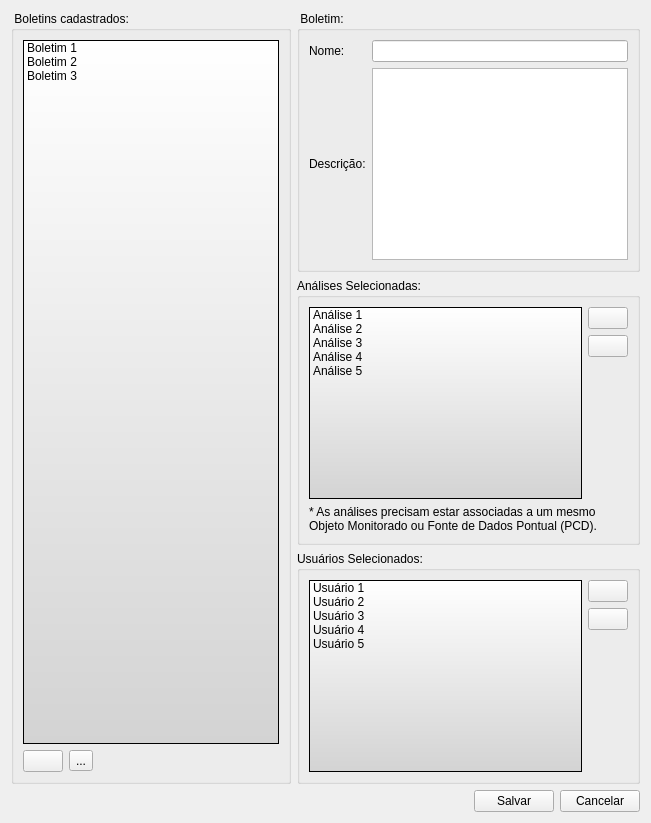
      <widget class="QWidget" name="BulletinsTab">
       <attribute name="title">
        <string>Boletim</string>
       </attribute>
       <layout class="QGridLayout">
        <item row="0" column="0" rowspan="3">
         <widget class="QGroupBox" name="groupBox_27">
          <property name="title">
           <string> Boletins cadastrados: </string>
          </property>
          <layout class="QVBoxLayout">
           <item>
            <widget class="QListWidget" name="BulletinListWidget">
             <property name="minimumSize">
              <size>
               <width>180</width>
               <height>0</height>
              </size>
             </property>
             <property name="styleSheet">
              <string>background: qlineargradient(x1: 0, y1: 0, x2: 0, y2: 1, stop: 0 white, stop: 1 lightgray);</string>
             </property>
             <item>
              <property name="text">
               <string>Boletim 1</string>
              </property>
              <property name="icon">
               <iconset resource="icons.qrc">
                <normaloff>:/data/icons/boletim.png</normaloff>:/data/icons/boletim.png</iconset>
              </property>
             </item>
             <item>
              <property name="text">
               <string>Boletim 2</string>
              </property>
              <property name="icon">
               <iconset resource="icons.qrc">
                <normaloff>:/data/icons/boletim.png</normaloff>:/data/icons/boletim.png</iconset>
              </property>
             </item>
             <item>
              <property name="text">
               <string>Boletim 3</string>
              </property>
              <property name="icon">
               <iconset resource="icons.qrc">
                <normaloff>:/data/icons/boletim.png</normaloff>:/data/icons/boletim.png</iconset>
              </property>
             </item>
            </widget>
           </item>
           <item>
            <layout class="QHBoxLayout">
             <item>
              <widget class="QPushButton" name="BulletinAddBulletinBtn">
               <property name="toolTip">
                <string>&lt;html&gt;&lt;head/&gt;&lt;body&gt;&lt;p&gt;Adiciona novo boletim&lt;/p&gt;&lt;/body&gt;&lt;/html&gt;</string>
               </property>
               <property name="text">
                <string/>
               </property>
               <property name="icon">
                <iconset resource="icons.qrc">
                 <normaloff>:/data/icons/add-boletim.png</normaloff>:/data/icons/add-boletim.png</iconset>
               </property>
              </widget>
             </item>
             <item>
              <widget class="QToolButton" name="BulletinRemoveBulletinBtn">
               <property name="toolTip">
                <string>&lt;html&gt;&lt;head/&gt;&lt;body&gt;&lt;p&gt;Remove o boletim selecionado&lt;/p&gt;&lt;/body&gt;&lt;/html&gt;</string>
               </property>
               <property name="text">
                <string>...</string>
               </property>
               <property name="icon">
                <iconset resource="icons.qrc">
                 <normaloff>:/data/icons/remover-boletim.png</normaloff>:/data/icons/remover-boletim.png</iconset>
               </property>
              </widget>
             </item>
             <item>
              <spacer>
               <property name="orientation">
                <enum>Qt::Horizontal</enum>
               </property>
               <property name="sizeHint" stdset="0">
                <size>
                 <width>40</width>
                 <height>20</height>
                </size>
               </property>
              </spacer>
             </item>
            </layout>
           </item>
          </layout>
         </widget>
        </item>
        <item row="0" column="1">
         <widget class="QGroupBox" name="groupBox_35">
          <property name="title">
           <string> Boletim: </string>
          </property>
          <layout class="QGridLayout">
           <item row="0" column="0">
            <widget class="QLabel" name="label_139">
             <property name="text">
              <string>Nome:</string>
             </property>
            </widget>
           </item>
           <item row="0" column="1">
            <widget class="QLineEdit" name="BulletinFullName"/>
           </item>
           <item row="1" column="0">
            <widget class="QLabel" name="label_140">
             <property name="text">
              <string>Descrição:</string>
             </property>
            </widget>
           </item>
           <item row="1" column="1">
            <widget class="QTextEdit" name="buletinDescription"/>
           </item>
          </layout>
         </widget>
        </item>
        <item row="1" column="1">
         <widget class="QGroupBox" name="groupBox_28">
          <property name="title">
           <string>Análises Selecionadas:</string>
          </property>
          <layout class="QGridLayout">
           <item row="0" column="1">
            <widget class="QPushButton" name="addAnalysisBulletinBtn">
             <property name="text">
              <string/>
             </property>
             <property name="icon">
              <iconset resource="../../admin/ui/icons.qrc">
               <normaloff>:/global/icons/add.png</normaloff>:/global/icons/add.png</iconset>
             </property>
            </widget>
           </item>
           <item row="1" column="1">
            <widget class="QPushButton" name="removeAnalysisBulletinBtn">
             <property name="text">
              <string/>
             </property>
             <property name="icon">
              <iconset resource="../../admin/ui/icons.qrc">
               <normaloff>:/global/icons/remove.png</normaloff>:/global/icons/remove.png</iconset>
             </property>
            </widget>
           </item>
           <item row="2" column="1">
            <spacer>
             <property name="orientation">
              <enum>Qt::Vertical</enum>
             </property>
             <property name="sizeHint" stdset="0">
              <size>
               <width>20</width>
               <height>40</height>
              </size>
             </property>
            </spacer>
           </item>
           <item row="0" column="0" rowspan="3">
            <widget class="QListWidget" name="analysisBulletinListWidget">
             <property name="styleSheet">
              <string>background: qlineargradient(x1: 0, y1: 0, x2: 0, y2: 1, stop: 0 white, stop: 1 lightgray);</string>
             </property>
             <item>
              <property name="text">
               <string>Análise 1</string>
              </property>
              <property name="icon">
               <iconset resource="icons.qrc">
                <normaloff>:/data/icons/add_analise_plano risco.png</normaloff>:/data/icons/add_analise_plano risco.png</iconset>
              </property>
             </item>
             <item>
              <property name="text">
               <string>Análise 2</string>
              </property>
              <property name="icon">
               <iconset resource="icons.qrc">
                <normaloff>:/data/icons/add_analise_plano risco.png</normaloff>:/data/icons/add_analise_plano risco.png</iconset>
              </property>
             </item>
             <item>
              <property name="text">
               <string>Análise 3</string>
              </property>
              <property name="icon">
               <iconset resource="icons.qrc">
                <normaloff>:/data/icons/add_analise_plano risco.png</normaloff>:/data/icons/add_analise_plano risco.png</iconset>
              </property>
             </item>
             <item>
              <property name="text">
               <string>Análise 4</string>
              </property>
              <property name="icon">
               <iconset resource="icons.qrc">
                <normaloff>:/data/icons/add_analise_plano risco.png</normaloff>:/data/icons/add_analise_plano risco.png</iconset>
              </property>
             </item>
             <item>
              <property name="text">
               <string>Análise 5</string>
              </property>
              <property name="icon">
               <iconset resource="icons.qrc">
                <normaloff>:/data/icons/add_analise_plano risco.png</normaloff>:/data/icons/add_analise_plano risco.png</iconset>
              </property>
             </item>
            </widget>
           </item>
           <item row="3" column="0" colspan="2">
            <widget class="QLabel" name="label_81">
             <property name="text">
              <string>* As análises precisam estar associadas a um mesmo Objeto Monitorado ou Fonte de Dados Pontual (PCD).</string>
             </property>
             <property name="wordWrap">
              <bool>true</bool>
             </property>
            </widget>
           </item>
          </layout>
         </widget>
        </item>
        <item row="2" column="1">
         <widget class="QGroupBox" name="groupBox_29">
          <property name="title">
           <string>Usuários Selecionados:</string>
          </property>
          <layout class="QGridLayout">
           <item row="0" column="1">
            <widget class="QPushButton" name="addUsersBulletinBtn">
             <property name="text">
              <string/>
             </property>
             <property name="icon">
              <iconset resource="../../admin/ui/icons.qrc">
               <normaloff>:/global/icons/add.png</normaloff>:/global/icons/add.png</iconset>
             </property>
            </widget>
           </item>
           <item row="1" column="1">
            <widget class="QPushButton" name="removeUsersBulletinBtn">
             <property name="text">
              <string/>
             </property>
             <property name="icon">
              <iconset resource="../../admin/ui/icons.qrc">
               <normaloff>:/global/icons/remove.png</normaloff>:/global/icons/remove.png</iconset>
             </property>
            </widget>
           </item>
           <item row="2" column="1">
            <spacer>
             <property name="orientation">
              <enum>Qt::Vertical</enum>
             </property>
             <property name="sizeHint" stdset="0">
              <size>
               <width>20</width>
               <height>40</height>
              </size>
             </property>
            </spacer>
           </item>
           <item row="0" column="0" rowspan="3">
            <widget class="QListWidget" name="userBulletinListWidget">
             <property name="styleSheet">
              <string>background: qlineargradient(x1: 0, y1: 0, x2: 0, y2: 1, stop: 0 white, stop: 1 lightgray);</string>
             </property>
             <item>
              <property name="text">
               <string>Usuário 1</string>
              </property>
              <property name="icon">
               <iconset resource="icons.qrc">
                <normaloff>:/data/icons/usuario.png</normaloff>:/data/icons/usuario.png</iconset>
              </property>
             </item>
             <item>
              <property name="text">
               <string>Usuário 2</string>
              </property>
              <property name="icon">
               <iconset resource="icons.qrc">
                <normaloff>:/data/icons/usuario.png</normaloff>:/data/icons/usuario.png</iconset>
              </property>
             </item>
             <item>
              <property name="text">
               <string>Usuário 3</string>
              </property>
              <property name="icon">
               <iconset resource="icons.qrc">
                <normaloff>:/data/icons/usuario.png</normaloff>:/data/icons/usuario.png</iconset>
              </property>
             </item>
             <item>
              <property name="text">
               <string>Usuário 4</string>
              </property>
              <property name="icon">
               <iconset resource="icons.qrc">
                <normaloff>:/data/icons/usuario.png</normaloff>:/data/icons/usuario.png</iconset>
              </property>
             </item>
             <item>
              <property name="text">
               <string>Usuário 5</string>
              </property>
              <property name="icon">
               <iconset resource="icons.qrc">
                <normaloff>:/data/icons/usuario.png</normaloff>:/data/icons/usuario.png</iconset>
              </property>
             </item>
            </widget>
           </item>
          </layout>
         </widget>
        </item>
        <item row="3" column="0" colspan="2">
         <layout class="QHBoxLayout">
          <item>
           <spacer>
            <property name="orientation">
             <enum>Qt::Horizontal</enum>
            </property>
            <property name="sizeHint" stdset="0">
             <size>
              <width>151</width>
              <height>20</height>
             </size>
            </property>
           </spacer>
          </item>
          <item>
           <widget class="QPushButton" name="BulletinSaveBtn">
            <property name="toolTip">
             <string>&lt;html&gt;&lt;head&gt;&lt;meta name=&quot;qrichtext&quot; content=&quot;1&quot; /&gt;&lt;style type=&quot;text/css&quot;&gt;
p, li { white-space: pre-wrap; }
&lt;/style&gt;&lt;/head&gt;&lt;body style=&quot; font-family:'MS Shell Dlg 2'; font-size:8.25pt; font-weight:400; font-style:normal;&quot;&gt;
&lt;p style=&quot; margin-top:0px; margin-bottom:0px; margin-left:0px; margin-right:0px; -qt-block-indent:0; text-indent:0px;&quot;&gt;Salvar alterações&lt;/p&gt;&lt;/body&gt;&lt;/html&gt;</string>
            </property>
            <property name="text">
             <string>Salvar</string>
            </property>
            <property name="icon">
             <iconset resource="../../admin/ui/icons.qrc">
              <normaloff>:/global/icons/ok.png</normaloff>:/global/icons/ok.png</iconset>
            </property>
           </widget>
          </item>
          <item>
           <widget class="QPushButton" name="BulletinCancelBtn">
            <property name="toolTip">
             <string>&lt;html&gt;&lt;head&gt;&lt;meta name=&quot;qrichtext&quot; content=&quot;1&quot; /&gt;&lt;style type=&quot;text/css&quot;&gt;
p, li { white-space: pre-wrap; }
&lt;/style&gt;&lt;/head&gt;&lt;body style=&quot; font-family:'MS Shell Dlg 2'; font-size:8.25pt; font-weight:400; font-style:normal;&quot;&gt;
&lt;p style=&quot; margin-top:0px; margin-bottom:0px; margin-left:0px; margin-right:0px; -qt-block-indent:0; text-indent:0px; font-size:8pt;&quot;&gt;Cancelar alterações&lt;/p&gt;&lt;/body&gt;&lt;/html&gt;</string>
            </property>
            <property name="text">
             <string>Cancelar</string>
            </property>
            <property name="icon">
             <iconset resource="../../admin/ui/icons.qrc">
              <normaloff>:/global/icons/cancel.png</normaloff>:/global/icons/cancel.png</iconset>
            </property>
           </widget>
          </item>
         </layout>
        </item>
       </layout>
      </widget>
